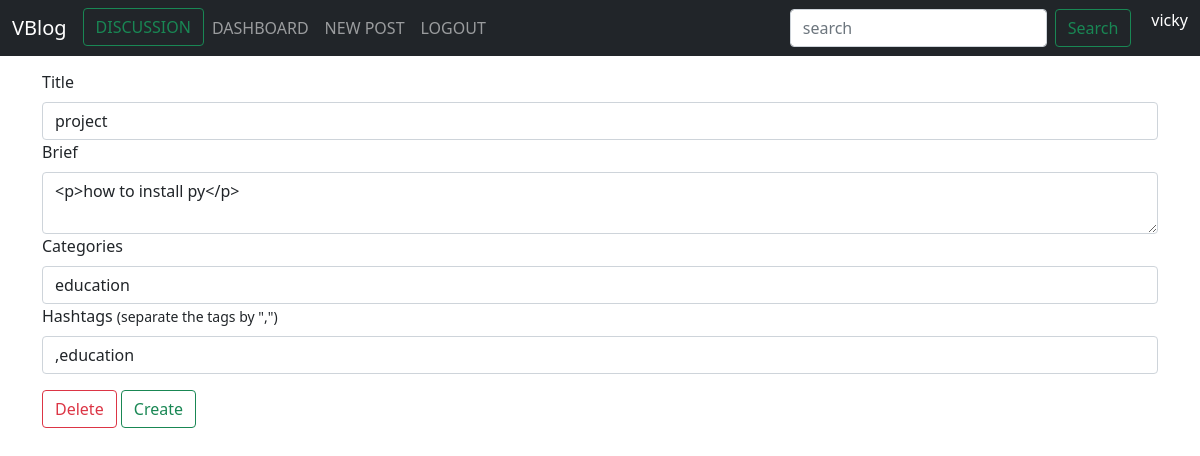
Screenshot of /discussion/edit?thread_id=1 (signed in) with the database file from the repository.
### app.py (models this page shows)
class Users(db.Model,UserMixin):
    __tablename__ = "users"
    id = db.Column(db.Integer,primary_key=True)
    email = db.Column(db.String(100),unique=True)
    password = db.Column(db.String(100))
    name = db.Column(db.String(100))
    posts = db.relationship("BlogPost", backref="poster")
    comments = relationship("Comments", back_populates="comment_author")
    thread_posts = relationship("Thread", back_populates="thread_author")
    thread_comments_one = relationship("ThreadCommentsOne", back_populates="thread_comment_author")
    thread_comments_two = relationship("ThreadCommentsTwo", back_populates="thread_comment_two_author")

class Thread(db.Model):
    __tablename__="thread"
    id = db.Column(db.Integer,primary_key=True)
    title = db.Column(db.String(250),nullable=False)
    brief = db.Column(db.String(250),nullable=False)
    categories = db.Column(db.String(250),nullable=True)
    hashtags = db.Column(db.String(250),nullable=True)
    date = db.Column(db.String(250),nullable=False)
    author_id = db.Column(db.Integer, db.ForeignKey("users.id"))
    thread_author = relationship("Users", back_populates="thread_posts")
    thread_comments = relationship("ThreadCommentsOne", back_populates="parent_thread")

### app.py (the view, shortened to what this page needs)
@app.route("/discussion/edit",methods=["GET","POST"])
@login_required
def edit_thread():
    is_deletable = True
    thread_id = request.args["thread_id"]
    print(type(thread_id))
    required_thread = Thread.query.filter_by(id=thread_id).first()
    tags = required_thread.hashtags.split("#")
    hash_tags = ""
    for tag in tags:
        hash_tags = hash_tags + "," + tag
    edit_thread = CreateThread(
        title=required_thread.title,
        brief=required_thread.brief,
        categories=required_thread.categories,
        hashtags=hash_tags[2:]
    )
    return render_template("new_forum.html",form=edit_thread,is_deletable=is_deletable,required_thread_id=required_thread.id)

### forms.py
class CreateThread(FlaskForm):
    title = StringField(name="title",validators=[DataRequired(),validators.Length(max=250)])
    brief = CKEditorField(name="brief",validators=[DataRequired(),validators.Length(max=250)])
    categories = SelectField(name="categories", choices=[('general', 'general'), ('Education', 'education'), ('Sports','sports')])
    hashtags = StringField(name="hashtags",validators=[DataRequired(),validators.Length(max=250)])
    submit = SubmitField(name="create")

class SearchForm(FlaskForm):
    search = SearchField(name="search",render_kw={"placeholder": "search"})
    submit = SubmitField(name="search")

### app.py (called while the page is built)
@login_manager.user_loader
def load_user(user_id):
    return Users.query.get(int(user_id))

@app.context_processor
def inject_data():
    search_form = SearchForm()
    return dict(search_form=search_form)

### templates/new_forum.html (shortened to what this page needs)
{% extends "base.html" %}
{% block content %}
    {% include "nav_bar.html" %}
    <div class="container" style="margin-top: 70px;">
         <form  method="POST"  enctype="multipart/form-data">
        <div class="mb-3 ">
            {{ form.title.label(class="form-label") }} {{ form.title(class="form-control") }}
            {{ form.brief.label(class="form-label") }} {{ form.brief(class="form-control") }}
            {{ form.categories.label(class="form-label") }} {{ form.categories(class="form-control")  }}
            {{ form.hashtags.label(class="form-label") }}
            <small>(separate the tags by ",")</small>
            {{ form.hashtags(class="form-control") }}
            {% if is_deletable %}
                    <a href="{{ url_for("delete_thread",thread_id=required_thread_id) }}" class="btn btn-outline-danger mt-3">Delete</a>
            {% endif %}
            {{ form.submit(class="btn btn-outline-success mt-3") }}
        </div>
    </form>
    </div>
{% endblock %}

### templates/nav_bar.html (shortened to what this page needs)
    <nav class="navbar fixed-top navbar-expand-lg navbar-dark bg-dark">
    <div class="container-fluid">
        <a class="navbar-brand" href="{{ url_for("index") }}">VBlog</a>
        <div class="collapse navbar-collapse" id="navbarTogglerDemo03">
            <ul class="navbar-nav me-auto mb-2 mb-lg-0">
                <li class="nav-item">
                    <a class="btn btn-outline-success" aria-current="page" href="{{ url_for("discussion") }}">DISCUSSION</a>
                </li>
                {% if current_user.is_authenticated %}
                    <li class="nav-item">
                        <a class="nav-link" href="{{ url_for("dashboard") }}">DASHBOARD</a>
                    </li>
                    <li class="nav-item">
                        <a class="nav-link" href="{{ url_for("new_post") }}">NEW POST</a>
                    </li>
                    <li class="nav-item">
                        <a class="nav-link" href="{{ url_for("logout") }}">LOGOUT</a>
                    </li>
                {% endif %}
            </ul>
            <form class="d-flex" style="margin-right: 20px;" action="{{ url_for("search") }}" method="post">
                {{ search_form.search(class="form-control me-2") }}
                {{ search_form.submit(class="btn btn-outline-success") }}
            </form>
            <div class="d-flex">
                <p style="color: white;">{{current_user.name}}</p>
            </div>
        </div>
    </div>
</nav>

### rows the page displays
Users: name "vicky"
Thread: title "project", brief "<p>how to install py</p>", categories "education", hashtags ",education"
